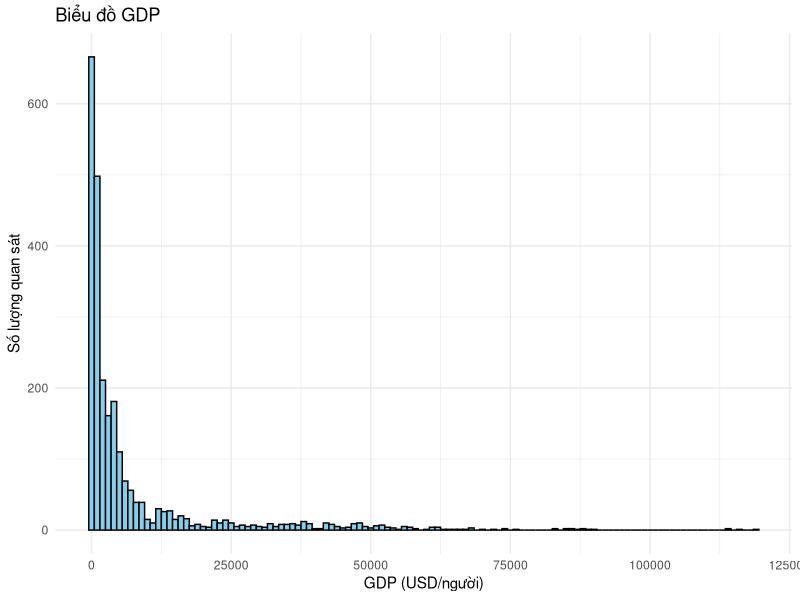
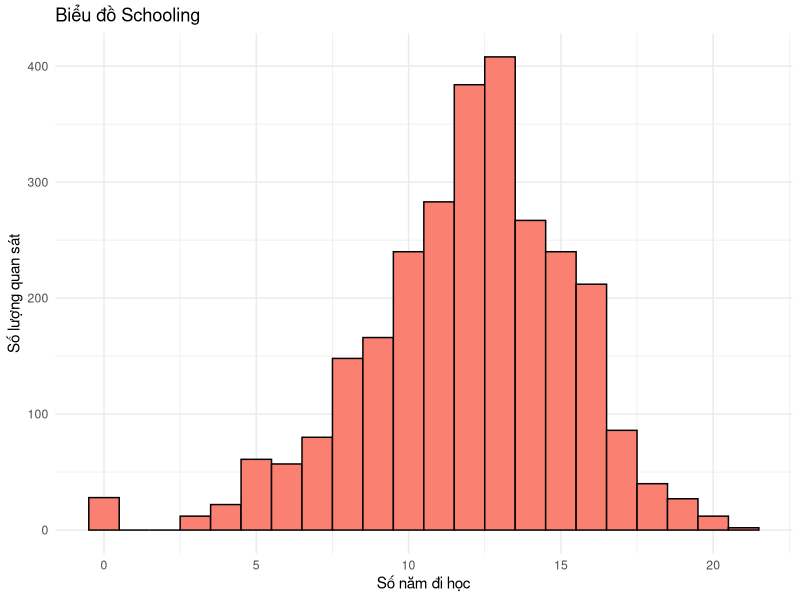
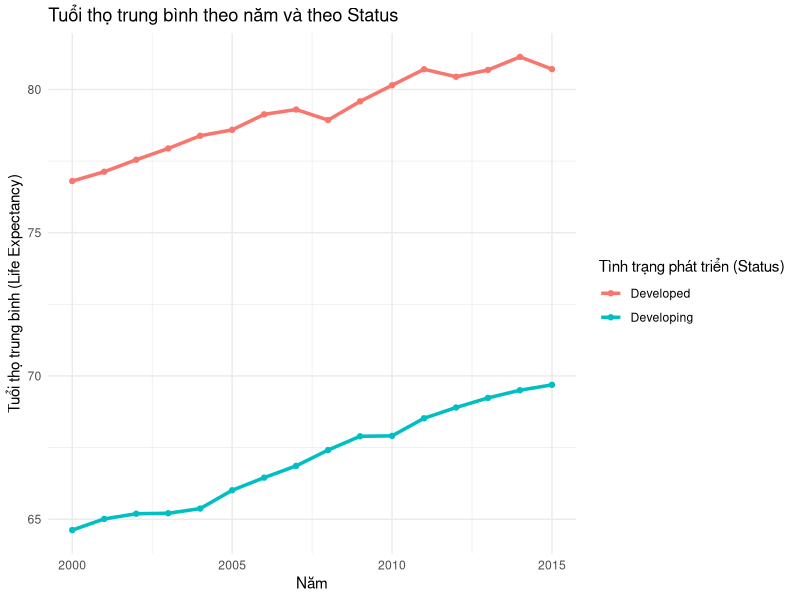
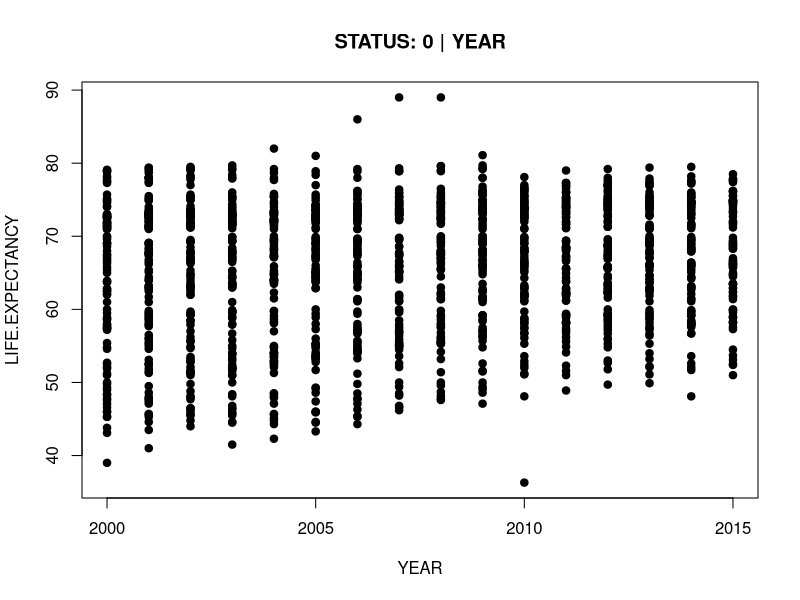
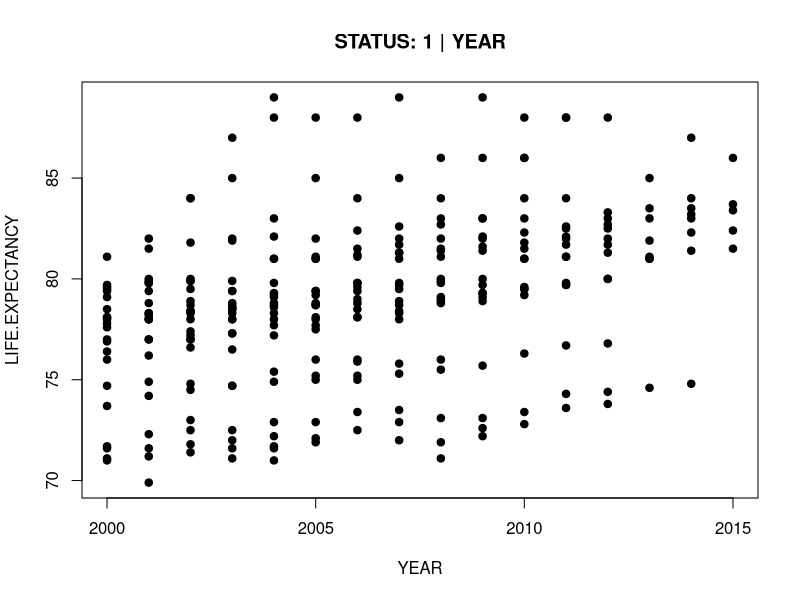
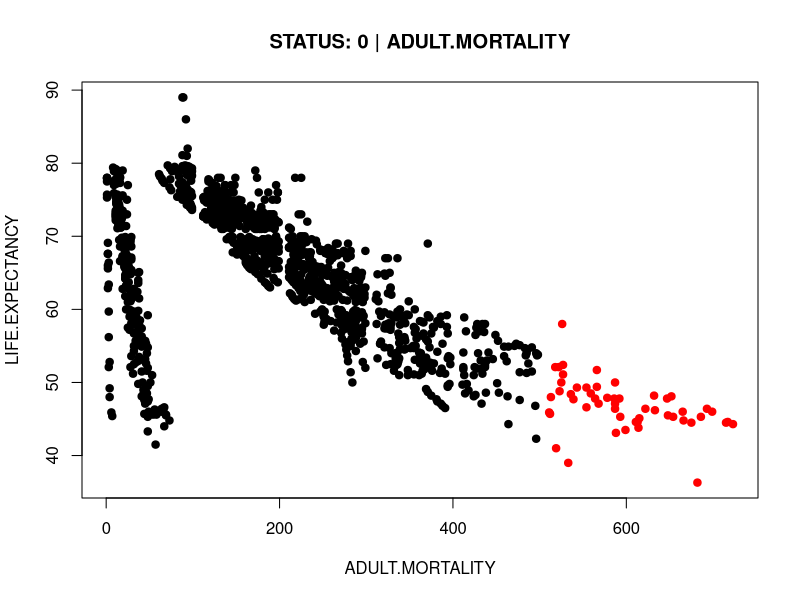
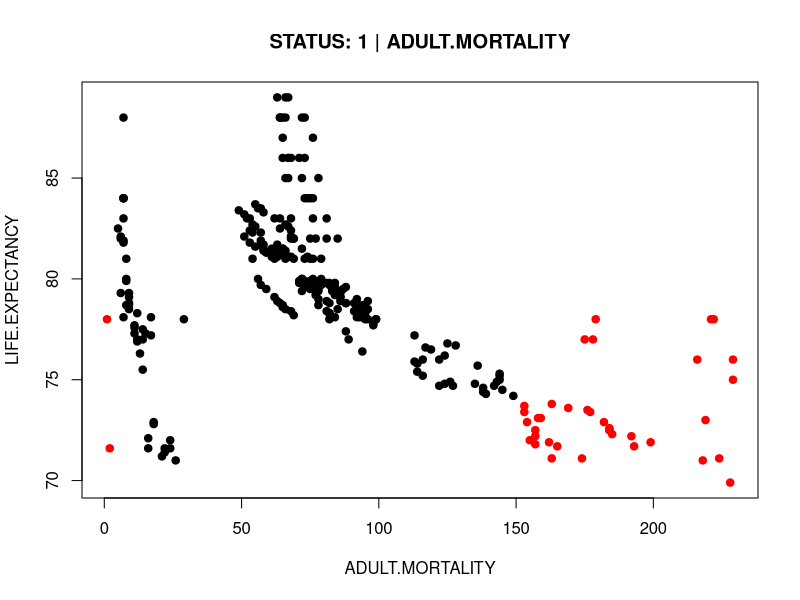
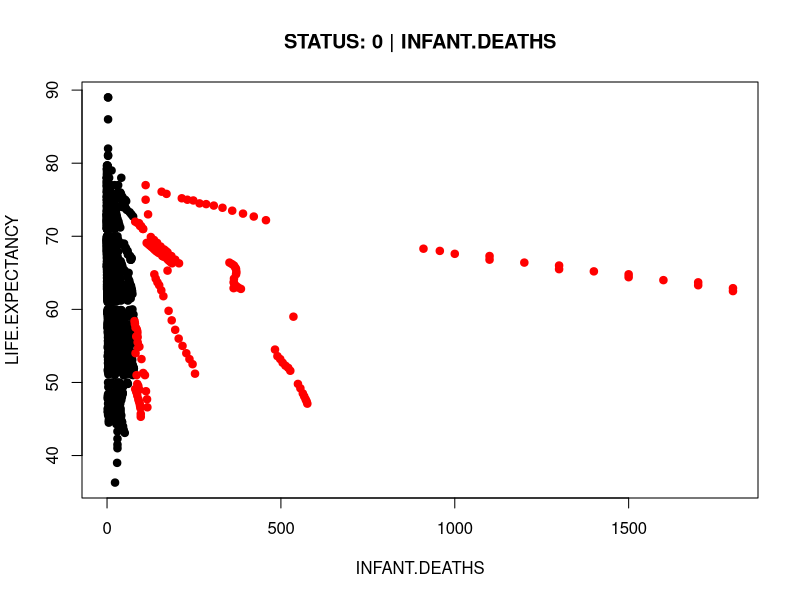

Recreate these plots in R, in order.
## ---- chunk 1
knitr::opts_chunk$set(echo = TRUE)
## ---- chunk 2
library(dplyr)
library(tidyr)
library(stringr)
library(ggplot2)
## ---- chunk 3
data <- read.csv("../data_set/Life Expectancy Data.csv")
## ---- chunk 4
cat("Số dòng:", nrow(data), "\n")
cat("Số cột:", ncol(data), "\n")

# Kiểu dữ liệu của từng cột
data_types <- sapply(data, class)
data_types_df_1 <- data.frame(Column = names(data_types), Type = unname(data_types))
knitr::kable(data_types_df_1, caption = "Kiểu dữ liệu của từng cột")

# Đếm số lượng NA theo từng cột
na_counts <- colSums(is.na(data))
na_df <- data.frame(Column = names(na_counts), NA_Count = na_counts)

knitr::kable(na_df, caption = "Số lượng giá trị NA theo từng cột")

# Tạo bảng tổng quan cho từng cột
overview <- data.frame(
  Column = names(data),
  Min = sapply(data, function(x) if(is.numeric(x)) min(x, na.rm = TRUE) else NA),
  Max = sapply(data, function(x) if(is.numeric(x)) max(x, na.rm = TRUE) else NA),
  Mean = sapply(data, function(x) if(is.numeric(x)) mean(x, na.rm = TRUE) else NA)
)

knitr::kable(overview, caption = "Tổng quan từng cột trong dữ liệu")

ggplot(data, aes(x = GDP)) +
  geom_histogram(binwidth = 1000, fill = "skyblue", color = "black") +
  labs(title = "Biểu đồ GDP",
       x = "GDP (USD/người)",
       y = "Số lượng quan sát") +
  theme_minimal()

ggplot(data, aes(x = Schooling)) +
  geom_histogram(binwidth = 1, fill = "salmon", color = "black") +
  labs(title = "Biểu đồ Schooling",
       x = "Số năm đi học",
       y = "Số lượng quan sát") +
  theme_minimal()

# Tính giá trị trung bình Life Expectancy theo từng năm và Status
life_exp_by_year_status <- data %>%
  group_by(Year, Status) %>%
  summarise(Life.expectancy = mean(Life.expectancy, na.rm = TRUE), .groups = "drop")

# Vẽ biểu đồ đường
ggplot(life_exp_by_year_status, aes(x = Year, y = Life.expectancy, color = as.factor(Status))) +
  geom_line(size = 1.2) +
  geom_point() +
  labs(title = "Tuổi thọ trung bình theo năm và theo Status",
       x = "Năm",
       y = "Tuổi thọ trung bình (Life Expectancy)",
       color = "Tình trạng phát triển (Status)") +
  theme_minimal()
## ---- chunk 5
data_grouped <- data %>%
  group_by(Country) %>%
  mutate(across(where(is.numeric), ~ ifelse(is.na(.), median(., na.rm = TRUE), .))) %>%
  ungroup()
## ---- chunk 6
data <- data_grouped

# Chuẩn hóa tên các cột cho đồng nhất
colnames(data) <- toupper(colnames(data))

# Chuẩn hóa tên các quốc gia
data <- data %>%
  mutate(COUNTRY = str_replace_all(COUNTRY, " ", "_"))

data$STATUS <- ifelse(data$STATUS == "Developed", "1", "0")
data$STATUS <- as.numeric(data$STATUS)

# Gộp các cột có ý nghĩa giống nhau lại thành 1
data <- data %>%
  mutate(THINNESS = rowMeans(
    select(., THINNESS..1.19.YEARS, THINNESS.5.9.YEARS),
    na.rm = TRUE
  ))
data <- data %>%
  mutate(VACCINATION_RATE = rowMeans(
    select(., HEPATITIS.B, POLIO, DIPHTHERIA),
    na.rm = TRUE
  )) %>%
# Loại bỏ các cột gốc sau khi gộp
  select(-THINNESS..1.19.YEARS, -THINNESS.5.9.YEARS, -HEPATITIS.B, -POLIO, -DIPHTHERIA)


# Xem tên các cột sau chuẩn hóa
colnames(data)
## ---- chunk 7
data_cleaned <- data %>%
  drop_na()
## ---- chunk 8
# Xoá những dòng có BMI bất thường
data_cleaned <- data_cleaned[!(data_cleaned$BMI < 10 | data_cleaned$BMI > 60), ]
## ---- chunk 9
cols_to_loop <- setdiff(colnames(data_cleaned), c("LIFE.EXPECTANCY", "COUNTRY", "STATUS"))

for (col in cols_to_loop) {
  for (status_group in unique(data_cleaned$STATUS)) {
    
    # Lọc theo nhóm STATUS (Developed / Developing)
    temp_data <- data_cleaned %>%
      filter(STATUS == status_group) %>%
      select(STATUS, LIFE.EXPECTANCY, all_of(col)) %>%
      rename(x = all_of(col), y = LIFE.EXPECTANCY)
    
    # Tính IQR cho biến x trong từng nhóm
    Q1 <- quantile(temp_data$x, 0.25, na.rm = TRUE)
    Q3 <- quantile(temp_data$x, 0.75, na.rm = TRUE)
    IQR <- Q3 - Q1
    lower <- Q1 - 1.5 * IQR
    upper <- Q3 + 1.5 * IQR
    
    # Xác định outliers
    temp_data <- temp_data %>%
      mutate(is_outlier = x < lower | x > upper)
    
    # Vẽ scatter plot cho nhóm STATUS hiện tại
    plot(temp_data$x, temp_data$y,
         main = paste("STATUS:", status_group, "|", col),
         xlab = col,
         ylab = "LIFE.EXPECTANCY",
         pch = 19,
         col = ifelse(temp_data$is_outlier, "red", "black"))
  }
}
## ---- chunk 10
cols_to_loop <- setdiff(colnames(data_cleaned), c("LIFE.EXPECTANCY", "STATUS", "COUNTRY"))

for (col in cols_to_loop) {
  
  temp_data <- data_cleaned %>%
    select(COUNTRY, all_of(col)) %>%
    rename(x = all_of(col))
  
  temp_data <- temp_data %>%
    group_by(COUNTRY) %>%
    mutate(
      Q1 = quantile(x, 0.25, na.rm = TRUE),
      Q3 = quantile(x, 0.75, na.rm = TRUE),
      IQR = Q3 - Q1,
      lower = Q1 - 1.5 * IQR,
      upper = Q3 + 1.5 * IQR,
      median_val = median(x, na.rm = TRUE),
      is_outlier = (x < lower | x > upper | x == 0),
      # Nếu outlier thì thay bằng median của quốc gia đó
      x_clean = ifelse(is_outlier, median_val, x)
    ) %>%
    ungroup()
  
  # Cập nhật lại biến đã clean vào data_cleaned
  data_cleaned[[col]] <- temp_data$x_clean
}
## ---- chunk 11
cat("Số dòng:", nrow(data_cleaned), "\n")
cat("Số cột:", ncol(data_cleaned), "\n")

# Kiểu dữ liệu của từng cột
data_types_cleaned <- sapply(data_cleaned, class)
data_types_df_cleaned <- data.frame(Column = names(data_types_cleaned), Type = unname(data_types_cleaned))
knitr::kable(data_types_df_cleaned, caption = "Kiểu dữ liệu của từng cột")

# Đếm số lượng NA theo từng cột
na_counts <- colSums(is.na(data_cleaned))
na_df <- data.frame(Column = names(na_counts), NA_Count = na_counts)

knitr::kable(na_df, caption = "Số lượng giá trị NA theo từng cột")
## ---- chunk 12
write.csv(data_cleaned, "../data_set/data_cleaned.csv", row.names = FALSE)
print("Đã xuất file clean")
